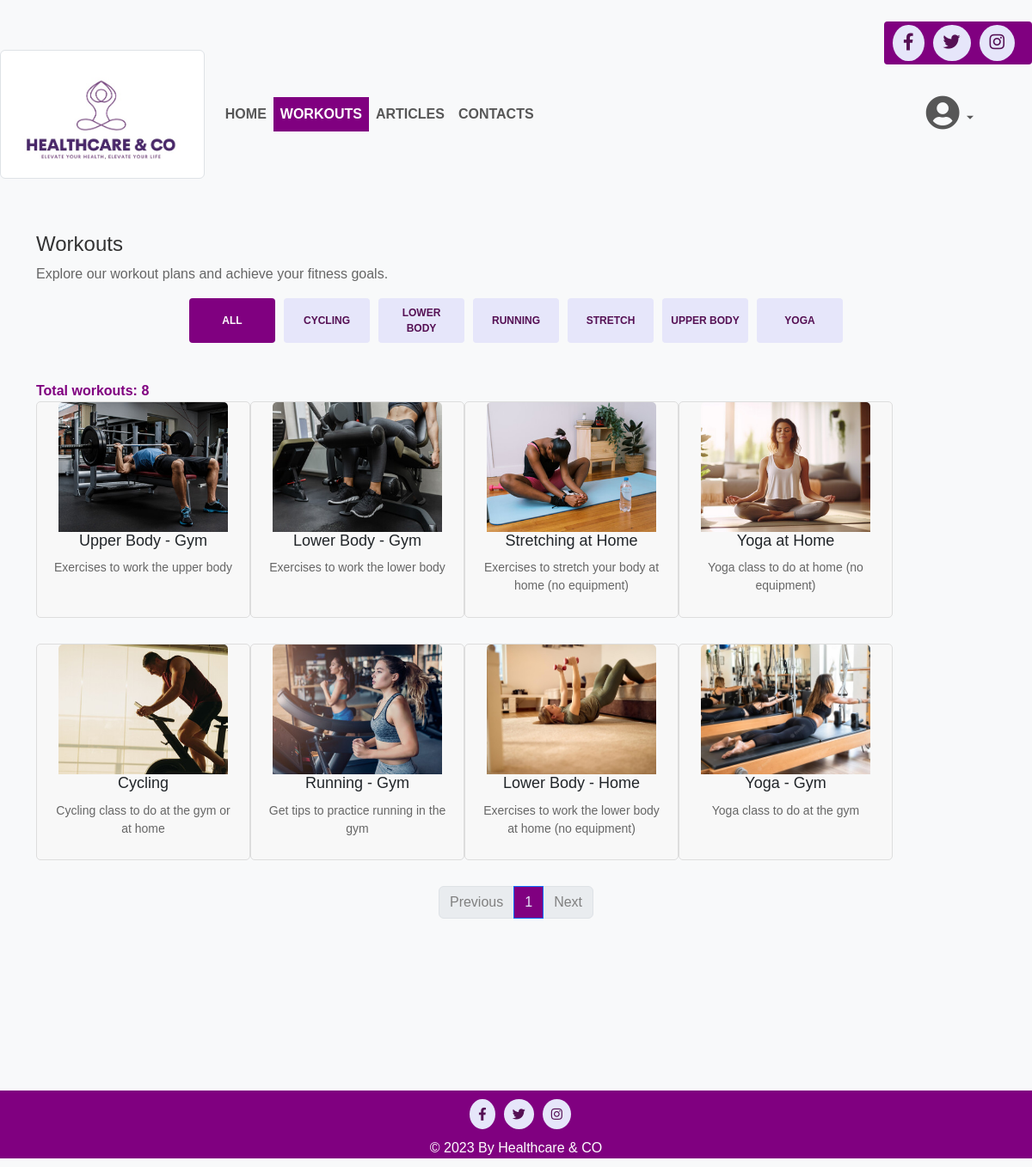
/workouts, run on the app's committed database.
### tables this page shows
CREATE TABLE workouts (
    id INTEGER PRIMARY KEY,
    name VARCHAR(100) NOT NULL,
    description TEXT NOT NULL,
    image_path VARCHAR(100) NOT NULL,
    category VARCHAR(50) NOT NULL
);

### app.py (the view)
@app.route('/workouts')
def workouts():
    page = int(request.args.get('page', 1))
    selected_category = request.args.get('category')
    workouts = get_workouts(db, selected_category, page, WORKOUTS_PER_PAGE)
    total_workouts = get_total_workouts(db, selected_category)
    total_pages = (total_workouts + WORKOUTS_PER_PAGE - 1) // WORKOUTS_PER_PAGE
    all_categories = db.execute("SELECT DISTINCT category FROM workouts")
    categories = [category['category'] for category in all_categories]
    workout_data = []
    for workout in workouts:
        workout_data.append({
            'name': workout['name'],
            'description': workout['description'],
            'image_path': workout['image_path'],
            'category': workout['category']
        })
    return render_template('workouts.html', workout_data=workout_data, categories=categories, pagination=page, total_pages=total_pages, total_workouts=total_workouts)

### helpers.py (called while the page is built)
def get_workouts(db, selected_category, page, WORKOUTS_PER_PAGE):
    offset = (page - 1) * WORKOUTS_PER_PAGE
    if selected_category and selected_category != 'all':
        workouts = db.execute("SELECT name, description, image_path, category FROM workouts WHERE category = ? LIMIT ? OFFSET ?", selected_category, WORKOUTS_PER_PAGE, offset)
    else:
        workouts = db.execute("SELECT name, description, image_path, category FROM workouts LIMIT ? OFFSET ?", WORKOUTS_PER_PAGE, offset)
    return workouts

def get_total_workouts(db, selected_category):
    if selected_category and selected_category != 'all':
        number_workouts = db.execute("SELECT COUNT(*) FROM workouts WHERE category = ?", selected_category)
    else:
        number_workouts = db.execute("SELECT COUNT(*) FROM workouts")
    return number_workouts[0]['COUNT(*)']

### templates/workouts.html (shortened to what this page needs)
{% extends "layout.html" %}
{% block content %}
    <div class="container workoutsContainer">
        <h1>Workouts</h1>
        <p>Explore our workout plans and achieve your fitness goals.</p>
        <section class="product-categories">
            <a class="category-btn active" href="{{ url_for('workouts', category='all') }}" data-category="all">All</a>
            {% for category in categories %}
                <a class="category-btn {% if request.args.get('category') == category %}active{% endif %}" href="{{ url_for('workouts', category=category) }}" data-category="{{ category }}">{{ category }}</a>
            {% endfor %}
        </section>
        <br>
        {% if total_workouts > 0 %}
            <div class="total-articles">Total workouts: {{ total_workouts }}</div>
            <section class="product-cards">
                <div class="row" id="productCardsRow">
                    {% for workout in workout_data %}
                        <div class="product-card" data-category="{{ workout['category'].lower() }}">
                            <img src="{{ url_for('static', filename=workout['image_path']) }}" alt="{{ workout['name'] }}" class="img-fluid">
                            <h3>{{ workout['name'] }}</h3>
                            <p>{{ workout['description'] }}</p>
                        </div>
                    {% endfor %}
                </div>
            </section>
            <nav aria-label="...">
                <ul class="pagination justify-content-center">
                    {% if pagination > 1 %}
                        <li class="page-item">
                            <a class="page-link" href="{{ url_for('workouts', category=request.args.get('category'), page=pagination - 1) }}">Previous</a>
                        </li>
                    {% else %}
                        <li class="page-item disabled">
                            <span class="page-link">Previous</span>
                        </li>
                    {% endif %}
                    {% for page_num in range(1, total_pages + 1) %}
                        {% if pagination == page_num %}
                            <li class="page-item active">
                                <span class="page-link">{{ page_num }} <span class="sr-only">(current)</span></span>
                            </li>
                        {% else %}
                            <li class="page-item">
                                <a class="page-link" href="{{ url_for('workouts', category=request.args.get('category'), page=page_num) }}">{{ page_num }}</a>
                            </li>
                        {% endif %}
                    {% endfor %}
                    {% if pagination < total_pages %}
                        <li class="page-item">
                            <a class="page-link" href="{{ url_for('workouts', category=request.args.get('category'), page=pagination + 1) }}">Next</a>
                        </li>
                    {% else %}
                        <li class="page-item disabled">
                            <span class="page-link">Next</span>
                        </li>
                    {% endif %}
                </ul>
            </nav>
        {% else %}
        <p>No workouts available.</p>
        {% endif %}
    </div>
{% endblock %}

### templates/layout.html (shortened to what this page needs)
<!DOCTYPE html>
<html lang="en">
<head>
    <link href="https://cdn.jsdelivr.net/npm/bootstrap@5.3.0/dist/css/bootstrap.min.css" rel="stylesheet">
    <link href="https://cdnjs.cloudflare.com/ajax/libs/font-awesome/5.15.4/css/all.min.css" rel="stylesheet">
    <link href="{{ url_for('static', filename='css/styles.css') }}" rel="stylesheet">
</head>
<body>
    <div class="social-links-wrapper fixed-top bg-light" style="width: 100%; height: 50px;">
        <div class="container d-flex justify-content-end" style="height: 100%;">
            <div class="social-icons d-flex align-items-center">
                <a href="#" class="social-icon"><i class="fab fa-facebook-f fa-lg"></i></a>
                <a href="#" class="social-icon"><i class="fab fa-twitter fa-lg"></i></a>
                <a href="#" class="social-icon"><i class="fab fa-instagram fa-lg"></i></a>
            </div>
        </div>
    </div>
    <nav class="navbar navbar-expand-lg navbar-light bg-light navbar-custom fixed-top">
        <a class="navbar-brand" href="{{ url_for('index') }}">
            <img src="{{ url_for('static', filename='images/homepage-logo.jpg') }}" class="img-thumbnail" alt="Healthcare & CO logo">
        </a>
        <div class="collapse navbar-collapse" id="navbarNav">
            <ul class="navbar-nav ml-auto">
                {% include "nav-bar.html" %}
            </ul>
        </div>
    </nav>
    <div style="padding-top: 140px; margin-top: 40px;">
            {% block content %}{% endblock %}
    </div>
    <footer class="footer-info fixed-bottom" style="margin-top: 200px;">
        <div class="container text-center">
            <div class="social-links-wrapper">
                <div class="social-icons">
                    <a href="#"><i class="fab fa-facebook-f social-icon"></i></a>
                    <a href="#"><i class="fab fa-twitter social-icon"></i></a>
                    <a href="#"><i class="fab fa-instagram social-icon"></i></a>
                </div>
            </div>
            <p>© 2023 By Healthcare & CO</p>
        </div>
    </footer>
</body>
</html>

### templates/nav-bar.html (shortened to what this page needs)
<ul class="navbar-nav">
    <li class="nav-item">
        <a class="nav-link home" href="{{ url_for('index') }}">Home</a>
    </li>
    <li class="nav-item">
        <a class="nav-link" href="{{ url_for('workouts') }}">Workouts</a>
    </li>
    <li class="nav-item">
        <a class="nav-link" href="{{ url_for('articles') }}">Articles</a>
    </li>
    <li class="nav-item">
        <a class="nav-link" href="{{ url_for('contact') }}">Contacts</a>
    </li>
</ul>
<ul class="navbar-nav user-icon-dropdown">
    <li class="nav-item dropdown">
        <a class="nav-link dropdown-toggle person-icon" href="#" id="userDropdown" role="button" data-bs-toggle="dropdown" aria-haspopup="true" aria-expanded="false">
            <i class="fas fa-user-circle fa-lg"></i>
        </a>
    </li>
</ul>

### static/css/styles.css (style rules this page uses)
body { background-color: #f8f9fa; font-family: Helvetica, Arial, sans-serif; }
.container { margin-top: 50px; }
h1 { color: #333; font-size: 24px; }
p { color: #666; }
.navbar { margin-bottom: 20px; }
.navbar-brand img { max-height: 150px; }
.nav-item:last-child { margin-right: 0px; }
.nav-item:last-child .nav-link { margin-right: 0; }
.navbar-custom .nav-link { background-color: #f8f9fa; color: 65, 65, 65; font-family: sans-serif; font-weight: bold; transition: background-color 0.3s ease-in-out; text-transform: uppercase; }
.navbar-custom .nav-link:hover, .navbar-custom .nav-link.active { background-color: grey; color: white; }
.navbar-custom .nav-link.active { background-color: #800080; color: white; font-weight: bold; font-family: sans-serif; text-transform: uppercase; transition: background-color 0.3s ease-in-out; }
.navbar-custom { margin-top: 45px; }
.social-icons { display: inline-flex; align-items: center; margin-right: 20px; position: relative }
.social-icon { color: #551054; font-size: 15px; margin-right: 10px; margin-bottom: 0px; background-color: #E6E6FA; padding: 10px; border-radius: 50%; text-decoration: none; transition: background-color 0.3s ease-in-out; }
.social-icon i { padding: 2px; border-radius: 50%; }
.social-links-wrapper { display: flex; align-items: center; padding: 10px; border-radius: 4px; margin-left: 40px; border-radius: 10px; justify-content: center; z-index: 1031; }
.social-links-wrapper .container { padding: 0; }
.social-icons::before { content: ""; position: absolute; top: 50%; left: 50%; transform: translate(-50%, -50%); width: calc(100% + 20px); height: calc(100% + 20px); background-color: #800080; border-radius: 4px; z-index: -1; }
.user-icon-dropdown { display: flex; position: absolute; right: 20px; justify-content: flex-end; align-items: center; margin-right: 40px; top: 50%; transform: translateY(-50%); }
.user-icon-dropdown .fa-user-circle { font-size: 40px; }
.workoutsContainer { padding-top: 40px; }
.workoutsContainer h1 { font-size: 24px; }
.workoutsContainer p { font-size: 16px; }
#productCardsRow { width: 100%; }
.product-cards { display: flex; flex-wrap: wrap; max-width: 1200px; margin: 0 auto; justify-content: center; }
.product-card { background-color: #f8f8f8; border: 1px solid #ddd; border-radius: 5px; box-sizing: border-box; text-align: center; width: 258.5px; height: 252.17px; flex-basis: calc(25% - 30px); max-width: 25%; padding: 0 15px; margin-bottom: 30px; }
.product-card img.img-fluid { width: 196.5px; height: 151px; object-fit: cover; border-top-left-radius: 5px; border-top-right-radius: 5px; }
.product-card h3 { font-size: 18px; margin-bottom: 10px; }
.product-card p { font-size: 14px; color: #666; }
.product-categories { display: flex; justify-content: center; flex-wrap: wrap; gap: 10px; margin-bottom: 20px; }
.category-btn { color: #551054; text-transform: uppercase; background: #E6E6FA; padding: 8px 10px; border: none; border-radius: 4px; flex: 1; text-decoration: none; max-width: 100px; font-size: 12px; text-align: center; font-weight: bold; display: flex; align-items: center; justify-content: center; }
.category-btn.active { background: #800080; color: #ffffff; }
.product-categories .category-btn:first-child { margin-left: 0px; }
.total-articles { font-weight: bold; color: #800080; }
.page-item.active .page-link { background-color: #800080; color: #E6E6FA; }
.page-item .page-link { color: grey; }
.page-item.disabled .page-link { color: grey; }
.footer-info { position: relative; width: 100%; height: auto; background-color: #800080; color: #FFFFFF; text-align: center; }
.footer-info p { margin-bottom: 10px; color: #FFFFFF; }
.footer-info .social-links-wrapper { display: flex; justify-content: center; align-items: center; flex-wrap: wrap; gap: 10px; }

### data on the page
workouts: image_path (picture), name "Upper Body - Gym", description "Exercises to work the upper body"
workouts: image_path (picture), name "Lower Body - Gym", description "Exercises to work the lower body"
workouts: image_path (picture), name "Stretching at Home", description "Exercises to stretch your body at home (no equipment)"
workouts: image_path (picture), name "Yoga at Home", description "Yoga class to do at home (no equipment)"
workouts: image_path (picture), name "Cycling", description "Cycling class to do at the gym or at home"
workouts: image_path (picture), name "Running - Gym", description "Get tips to practice running in the gym"
workouts: image_path (picture), name "Lower Body - Home", description "Exercises to work the lower body at home (no equipment)"
workouts: image_path (picture), name "Yoga - Gym", description "Yoga class to do at the gym"

### other printed values
{{ category }} "CYCLING" "LOWER BODY" "RUNNING" "STRETCH" "UPPER BODY" "YOGA"
{{ total_workouts }} "8"
{{ page_num }} "1"
